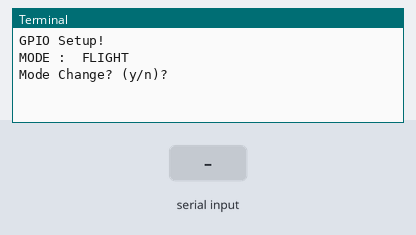
The program below on a simulated Raspberry Pi (header pin numbers). Parts: the last lines printed to the terminal. Inputs (shaded band) come from the test bench.

Above: at 1.2 s.
1.3 s: "y" typed at the terminal
At 2.3 s:
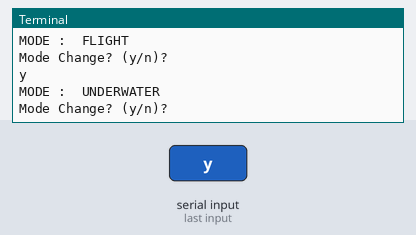
2.8 s: "UNDERWATER" typed at the terminal
At 3.5 s:
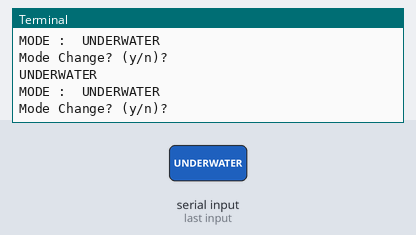
4.3 s: "1" typed at the terminal
At 4.6 s:
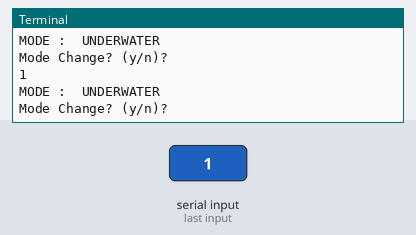

The program:

switchModes.py
```python
import RPi.GPIO as io


MUX_1_PIN = 18
MUX_2_PIN = 16

io.setmode(io.BOARD)
io.setup(MUX_1_PIN, io.OUT)
io.setup(MUX_2_PIN, io.OUT)
io.output(MUX_1_PIN, 0)
io.output(MUX_2_PIN, 0)

print 'GPIO Setup!'

currentMode = 'FLIGHT'
#gpio ops

while True:
        print 'MODE : ',currentMode
        print "Mode Change? (y/n)?"
        ch = raw_input()
        if(ch == 'y'):
                if currentMode == 'UNDERWATER':
                        currentMode = 'FLIGHT'
                        #gpio ops
                        io.output(MUX_1_PIN, 0)
                        io.output(MUX_2_PIN, 0)
                else :
                        currentMode = 'UNDERWATER'
                        #gpio ops
                        io.output(MUX_1_PIN, 1)
                        io.output(MUX_2_PIN, 1)
```

Measured:
- after the input at 1.3 s, the terminal: prints a new line at once (image 1)
- after the input at 2.8 s, the terminal: prints a new line at once (image 2)
- after the input at 4.3 s, the terminal: prints a new line at once (image 3)
